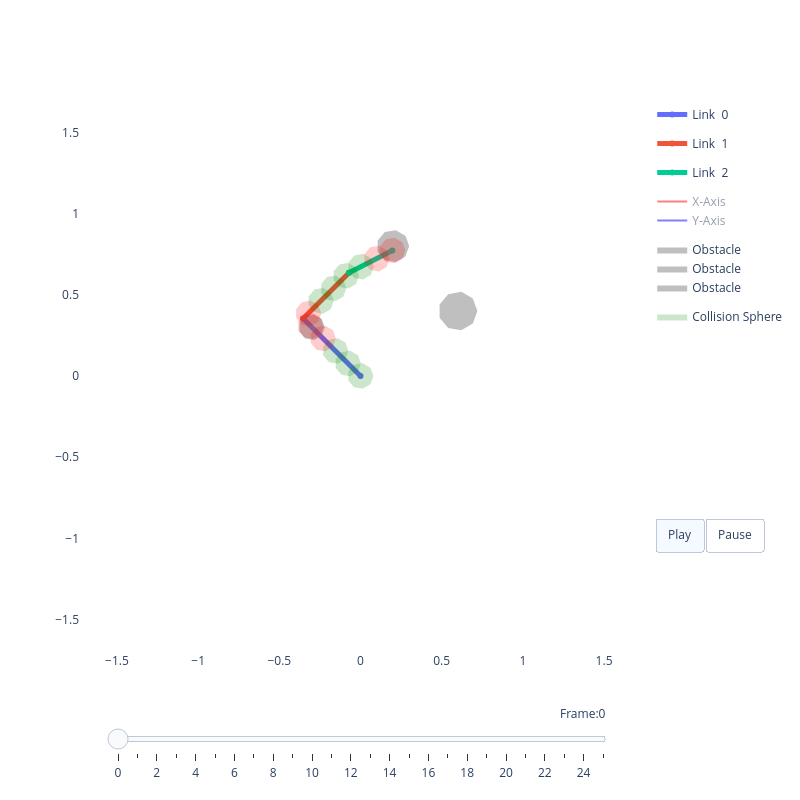

Notebook source saved alongside this figure:
### Code cell
# ---- Cell 10: Testing loss functions & simple GD ----

device = torch.device("cuda" if torch.cuda.is_available() else "cpu")

# ----------------------------
# 1) Environment / robot
# ----------------------------
q_min = torch.tensor([-np.pi, -np.pi, -np.pi], device=device)
q_max = torch.tensor([ np.pi,  np.pi,  np.pi], device=device)

# ----------------------------
# 2) BAD initial pose (in obstacle)
# ----------------------------
q = torch.tensor([0.75*np.pi, -0.5*np.pi, -0.1*np.pi], device=device)
# viz = RobotViewer(q, robot, obstacles=obstacles)
# viz.plot()
q = q.clone().detach().requires_grad_(True)


# ----------------------------
# 3) Optimizer
# ----------------------------
opt = torch.optim.SGD([q], lr=0.005)

# ----------------------------
# 4) storage
# ----------------------------
trajectory = [q.detach().cpu().numpy().copy()]

# ----------------------------
# 5) iterative improvement
# ----------------------------
it = 0
losss = 1000
while losss > 0.01 and it < 100:

    opt.zero_grad()

    q_step = q.unsqueeze(0)

    # ---- collision cost ----
    spheres = get_world_spheres_torch(q_step, robot)
    pts = spheres.view(-1, 2)

    dist = query_sdf_differentiable(
        sdf_tensor,
        pts
    )

    loss = compute_collision_cost(dist, eps=0.1, weight=20.0)
    loss = loss + compute_joint_limits_cost(q_step, q_min, q_max)
    losss = loss.item()

    loss.backward()
    opt.step()

    # optional clamp
    with torch.no_grad():
        q[:] = torch.clamp(q, -np.pi, np.pi)

    # store snapshot (IMPORTANT)
    trajectory.append(q.detach().cpu().numpy().copy())
    it += 1

    if it % 10 == 0:
        print(f"iter {it} | loss {loss.item():.4f} | q: {q.detach().cpu().numpy()}")

q_traj = np.stack(trajectory)  # [100, dof]
print(q_traj.shape)
viz = RobotViewer(q_traj, robot, obstacles=obstacles)
viz.plot()

### Figure 1 — Plotly figure (JSON) as saved in the notebook; plotly's stock layout.template omitted (floating-point values rounded to 4 significant figures)
{"data": [{"line": {"width": 5}, "mode": "lines+markers", "name": "Link  0", "type": "scatter", "x": [0, -0.3536], "y": [0, 0.3536]}, {"line": {"width": 5}, "mode": "lines+markers", "name": "Link  1", "type": "scatter", "x": [-0.3536, -0.07071], "y": [0.3536, 0.6364]}, {"line": {"width": 5}, "mode": "lines+markers", "name": "Link  2", "type": "scatter", "x": [-0.07071, 0.1966], "y": [0.6364, 0.7726]}, {"legendgroup": "frame", "line": {"color": "red"}, "mode": "lines", "name": "X-Axis", "showlegend": true, "type": "scatter", "visible": "legendonly", "x": [0, -0.07071], "y": [0, 0.07071]}, {"legendgroup": "frame", "line": {"color": "blue"}, "mode": "lines", "name": "Y-Axis", "showlegend": true, "type": "scatter", "visible": "legendonly", "x": [0, -0.07071], "y": [0, -0.07071]}, {"legendgroup": "frame", "line": {"color": "red"}, "mode": "lines", "name": "X-Axis", "showlegend": false, "type": "scatter", "visible": "legendonly", "x": [-0.3536, -0.2828], "y": [0.3536, 0.4243]}, {"legendgroup": "frame", "line": {"color": "blue"}, "mode": "lines", "name": "Y-Axis", "showlegend": false, "type": "scatter", "visible": "legendonly", "x": [-0.3536, -0.4243], "y": [0.3536, 0.4243]}, {"legendgroup": "frame", "line": {"color": "red"}, "mode": "lines", "name": "X-Axis", "showlegend": false, "type": "scatter", "visible": "legendonly", "x": [-0.07071, 0.01839], "y": [0.6364, 0.6818]}, {"legendgroup": "frame", "line": {"color": "blue"}, "mode": "lines", "name": "Y-Axis", "showlegend": false, "type": "scatter", "visible": "legendonly", "x": [-0.07071, -0.1161], "y": [0.6364, 0.7255]}, {"legendgroup": "frame", "line": {"color": "red"}, "mode": "lines", "name": "X-Axis", "showlegend": false, "type": "scatter", "visible": "legendonly", "x": [0.1966, 0.2857], "y": [0.7726, 0.818]}, {"legendgroup": "frame", "line": {"color": "blue"}, "mode": "lines", "name": "Y-Axis", "showlegend": false, "type": "scatter", "visible": "legendonly", "x": [0.1966, 0.1512], "y": [0.7726, 0.8617]}, {"fill": "toself", "fillcolor": "gray", "legendgroup": "obstacle", "line": {"width": 0}, "mode": "lines", "name": "Obstacle", "opacity": 0.5, "type": "scatter", "x": [0.72, 0.6919, 0.6208, 0.54, 0.4872, 0.4872, 0.54, 0.6208, 0.6919, 0.72], "y": [0.4, 0.4771, 0.5182, 0.5039, 0.441, 0.359, 0.2961, 0.2818, 0.3229, 0.4]}, {"fill": "toself", "fillcolor": "gray", "legendgroup": "obstacle", "line": {"width": 0}, "mode": "lines", "name": "Obstacle", "opacity": 0.5, "type": "scatter", "x": [0.3, 0.2766, 0.2174, 0.15, 0.106, 0.106, 0.15, 0.2174, 0.2766, 0.3], "y": [0.8, 0.8643, 0.8985, 0.8866, 0.8342, 0.7658, 0.7134, 0.7015, 0.7357, 0.8]}, {"fill": "toself", "fillcolor": "gray", "legendgroup": "obstacle", "line": {"width": 0}, "mode": "lines", "name": "Obstacle", "opacity": 0.5, "type": "scatter", "x": [-0.22, -0.2387, -0.2861, -0.34, -0.3752, -0.3752, -0.34, -0.2861, -0.2387, -0.22], "y": [0.3, 0.3514, 0.3788, 0.3693, 0.3274, 0.2726, 0.2307, 0.2212, 0.2486, 0.3]}, {"fill": "toself", "fillcolor": "green", "legendgroup": "sphere", "line": {"width": 0}, "mode": "lines", "name": "Collision Sphere", "opacity": 0.2, "showlegend": true, "type": "scatter", "x": [0.08, 0.06128, 0.01389, -0.04, -0.07518, -0.07518, -0.04, 0.01389, 0.06128, 0.08], "y": [0.0, 0.05142, 0.07878, 0.06928, 0.02736, -0.02736, -0.06928, -0.07878, -0.05142, -1.959e-17]}, {"fill": "toself", "fillcolor": "green", "legendgroup": "sphere", "line": {"width": 0}, "mode": "lines", "name": "Collision Sphere", "opacity": 0.2, "showlegend": false, "type": "scatter", "x": [0.002861, -0.01586, -0.06325, -0.1171, -0.1523, -0.1523, -0.1171, -0.06325, -0.01586, 0.002861], "y": [0.07714, 0.1286, 0.1559, 0.1464, 0.1045, 0.04978, 0.007857, -0.001646, 0.02572, 0.07714]}, {"fill": "toself", "fillcolor": "green", "legendgroup": "sphere", "line": {"width": 0}, "mode": "lines", "name": "Collision Sphere", "opacity": 0.2, "showlegend": false, "type": "scatter", "x": [-0.07428, -0.09299, -0.1404, -0.1943, -0.2295, -0.2295, -0.1943, -0.1404, -0.09299, -0.07428], "y": [0.1543, 0.2057, 0.2331, 0.2236, 0.1816, 0.1269, 0.085, 0.07549, 0.1029, 0.1543]}, {"fill": "toself", "fillcolor": "red", "legendgroup": "sphere", "line": {"width": 0}, "mode": "lines", "name": "Collision Sphere", "opacity": 0.2, "showlegend": false, "type": "scatter", "x": [-0.1514, -0.1701, -0.2175, -0.2714, -0.3066, -0.3066, -0.2714, -0.2175, -0.1701, -0.1514], "y": [0.2314, 0.2828, 0.3102, 0.3007, 0.2588, 0.2041, 0.1621, 0.1526, 0.18, 0.2314]}, {"fill": "toself", "fillcolor": "red", "legendgroup": "sphere", "line": {"width": 0}, "mode": "lines", "name": "Collision Sphere", "opacity": 0.2, "showlegend": false, "type": "scatter", "x": [-0.2286, -0.2473, -0.2947, -0.3486, -0.3837, -0.3837, -0.3486, -0.2947, -0.2473, -0.2286], "y": [0.3086, 0.36, 0.3873, 0.3778, 0.3359, 0.2812, 0.2393, 0.2298, 0.2571, 0.3086]}, {"fill": "toself", "fillcolor": "red", "legendgroup": "sphere", "line": {"width": 0}, "mode": "lines", "name": "Collision Sphere", "opacity": 0.2, "showlegend": false, "type": "scatter", "x": [-0.2414, -0.2601, -0.3075, -0.3614, -0.3966, -0.3966, -0.3614, -0.3075, -0.2601, -0.2414], "y": [0.3857, 0.4371, 0.4645, 0.455, 0.4131, 0.3583, 0.3164, 0.3069, 0.3343, 0.3857]}, {"fill": "toself", "fillcolor": "green", "legendgroup": "sphere", "line": {"width": 0}, "mode": "lines", "name": "Collision Sphere", "opacity": 0.2, "showlegend": false, "type": "scatter", "x": [-0.1643, -0.183, -0.2304, -0.2843, -0.3194, -0.3194, -0.2843, -0.2304, -0.183, -0.1643], "y": [0.4628, 0.5143, 0.5416, 0.5321, 0.4902, 0.4355, 0.3936, 0.384, 0.4114, 0.4628]}, {"fill": "toself", "fillcolor": "green", "legendgroup": "sphere", "line": {"width": 0}, "mode": "lines", "name": "Collision Sphere", "opacity": 0.2, "showlegend": false, "type": "scatter", "x": [-0.08713, -0.1059, -0.1532, -0.2071, -0.2423, -0.2423, -0.2071, -0.1532, -0.1059, -0.08713], "y": [0.54, 0.5914, 0.6188, 0.6093, 0.5673, 0.5126, 0.4707, 0.4612, 0.4885, 0.54]}, {"fill": "toself", "fillcolor": "green", "legendgroup": "sphere", "line": {"width": 0}, "mode": "lines", "name": "Collision Sphere", "opacity": 0.2, "showlegend": false, "type": "scatter", "x": [-0.009995, -0.02871, -0.0761, -0.13, -0.1652, -0.1652, -0.13, -0.0761, -0.02871, -0.009995], "y": [0.6171, 0.6685, 0.6959, 0.6864, 0.6445, 0.5897, 0.5478, 0.5383, 0.5657, 0.6171]}, {"fill": "toself", "fillcolor": "green", "legendgroup": "sphere", "line": {"width": 0}, "mode": "lines", "name": "Collision Sphere", "opacity": 0.2, "showlegend": false, "type": "scatter", "x": [0.08219, 0.06347, 0.01608, -0.03781, -0.07299, -0.07299, -0.03781, 0.01608, 0.06347, 0.08219], "y": [0.6735, 0.725, 0.7523, 0.7428, 0.7009, 0.6462, 0.6043, 0.5948, 0.6221, 0.6735]}, {"fill": "toself", "fillcolor": "red", "legendgroup": "sphere", "line": {"width": 0}, "mode": "lines", "name": "Collision Sphere", "opacity": 0.2, "showlegend": false, "type": "scatter", "x": [0.1794, 0.1607, 0.1133, 0.05939, 0.02422, 0.02422, 0.05939, 0.1133, 0.1607, 0.1794], "y": [0.7231, 0.7745, 0.8019, 0.7923, 0.7504, 0.6957, 0.6538, 0.6443, 0.6716, 0.7231]}, {"fill": "toself", "fillcolor": "red", "legendgroup": "sphere", "line": {"width": 0}, "mode": "lines", "name": "Collision Sphere", "opacity": 0.2, "showlegend": false, "type": "scatter", "x": [0.2766, 0.2579, 0.2105, 0.1566, 0.1214, 0.1214, 0.1566, 0.2105, 0.2579, 0.2766], "y": [0.7726, 0.824, 0.8514, 0.8419, 0.8, 0.7452, 0.7033, 0.6938, 0.7212, 0.7726]}], "layout": {"height": 800, "paper_bgcolor": "white", "plot_bgcolor": "white", "showlegend": true, "sliders": [{"currentvalue": {"prefix": "Frame:", "visible": true, "xanchor": "right"}, "len": 0.9, "pad": {"b": 10, "t": 50}, "steps": [{"args": [["0"], {"frame": {"duration": 100, "redraw": true}, "mode": "immediate", "transition": {"duration": 0}}], "label": "0", "method": "animate"}, {"args": [["1"], {"frame": {"duration": 100, "redraw": true}, "mode": "immediate", "transition": {"duration": 0}}], "label": "1", "method": "animate"}, {"args": [["2"], {"frame": {"duration": 100, "redraw": true}, "mode": "immediate", "transition": {"duration": 0}}], "label": "2", "method": "animate"}, {"args": [["3"], {"frame": {"duration": 100, "redraw": true}, "mode": "immediate", "transition": {"duration": 0}}], "label": "3", "method": "animate"}, {"args": [["4"], {"frame": {"duration": 100, "redraw": true}, "mode": "immediate", "transition": {"duration": 0}}], "label": "4", "method": "animate"}, {"args": [["5"], {"frame": {"duration": 100, "redraw": true}, "mode": "immediate", "transition": {"duration": 0}}], "label": "5", "method": "animate"}, {"args": [["6"], {"frame": {"duration": 100, "redraw": true}, "mode": "immediate", "transition": {"duration": 0}}], "label": "6", "method": "animate"}, {"args": [["7"], {"frame": {"duration": 100, "redraw": true}, "mode": "immediate", "transition": {"duration": 0}}], "label": "7", "method": "animate"}, {"args": [["8"], {"frame": {"duration": 100, "redraw": true}, "mode": "immediate", "transition": {"duration": 0}}], "label": "8", "method": "animate"}, {"args": [["9"], {"frame": {"duration": 100, "redraw": true}, "mode": "immediate", "transition": {"duration": 0}}], "label": "9", "method": "animate"}, {"args": [["10"], {"frame": {"duration": 100, "redraw": true}, "mode": "immediate", "transition": {"duration": 0}}], "label": "10", "method": "animate"}, {"args": [["11"], {"frame": {"duration": 100, "redraw": true}, "mode": "immediate", "transition": {"duration": 0}}], "label": "11", "method": "animate"}, {"args": [["12"], {"frame": {"duration": 100, "redraw": true}, "mode": "immediate", "transition": {"duration": 0}}], "label": "12", "method": "animate"}, {"args": [["13"], {"frame": {"duration": 100, "redraw": true}, "mode": "immediate", "transition": {"duration": 0}}], "label": "13", "method": "animate"}, {"args": [["14"], {"frame": {"duration": 100, "redraw": true}, "mode": "immediate", "transition": {"duration": 0}}], "label": "14", "method": "animate"}, {"args": [["15"], {"frame": {"duration": 100, "redraw": true}, "mode": "immediate", "transition": {"duration": 0}}], "label": "15", "method": "animate"}, {"args": [["16"], {"frame": {"duration": 100, "redraw": true}, "mode": "immediate", "transition": {"duration": 0}}], "label": "16", "method": "animate"}, {"args": [["17"], {"frame": {"duration": 100, "redraw": true}, "mode": "immediate", "transition": {"duration": 0}}], "label": "17", "method": "animate"}, {"args": [["18"], {"frame": {"duration": 100, "redraw": true}, "mode": "immediate", "transition": {"duration": 0}}], "label": "18", "method": "animate"}, {"args": [["19"], {"frame": {"duration": 100, "redraw": true}, "mode": "immediate", "transition": {"duration": 0}}], "label": "19", "method": "animate"}, {"args": [["20"], {"frame": {"duration": 100, "redraw": true}, "mode": "immediate", "transition": {"duration": 0}}], "label": "20", "method": "animate"}, {"args": [["21"], {"frame": {"duration": 100, "redraw": true}, "mode": "immediate", "transition": {"duration": 0}}], "label": "21", "method": "animate"}, {"args": [["22"], {"frame": {"duration": 100, "redraw": true}, "mode": "immediate", "transition": {"duration": 0}}], "label": "22", "method": "animate"}, {"args": [["23"], {"frame": {"duration": 100, "redraw": true}, "mode": "immediate", "transition": {"duration": 0}}], "label": "23", "method": "animate"}, {"args": [["24"], {"frame": {"duration": 100, "redraw": true}, "mode": "immediate", "transition": {"duration": 0}}], "label": "24", "method": "animate"}, {"args": [["25"], {"frame": {"duration": 100, "redraw": true}, "mode": "immediate", "transition": {"duration": 0}}], "label": "25", "method": "animate"}], "transition": {"duration": 0}, "x": 0.5, "xanchor": "center", "y": 0, "yanchor": "top"}], "updatemenus": [{"buttons": [{"args": [null, {"frame": {"duration": 100, "redraw": false}, "fromcurrent": true}], "label": "Play", "method": "animate"}, {"args": [[null], {"frame": {"duration": 0, "redraw": true}, "mode": "immediate", "transition": {"duration": 0}}], "label": "Pause", "method": "animate"}], "direction": "left", "pad": {"r": 10, "t": 87}, "showactive": true, "type": "buttons", "x": 1.025, "xanchor": "left", "y": 0.4, "yanchor": "top"}], "width": 800, "xaxis": {"range": [-1.7, 1.7], "scaleanchor": "y", "scaleratio": 1, "showgrid": false, "zeroline": false}, "yaxis": {"range": [-1.7, 1.7], "scaleanchor": "x", "scaleratio": 1, "showgrid": false, "zeroline": false}}}
